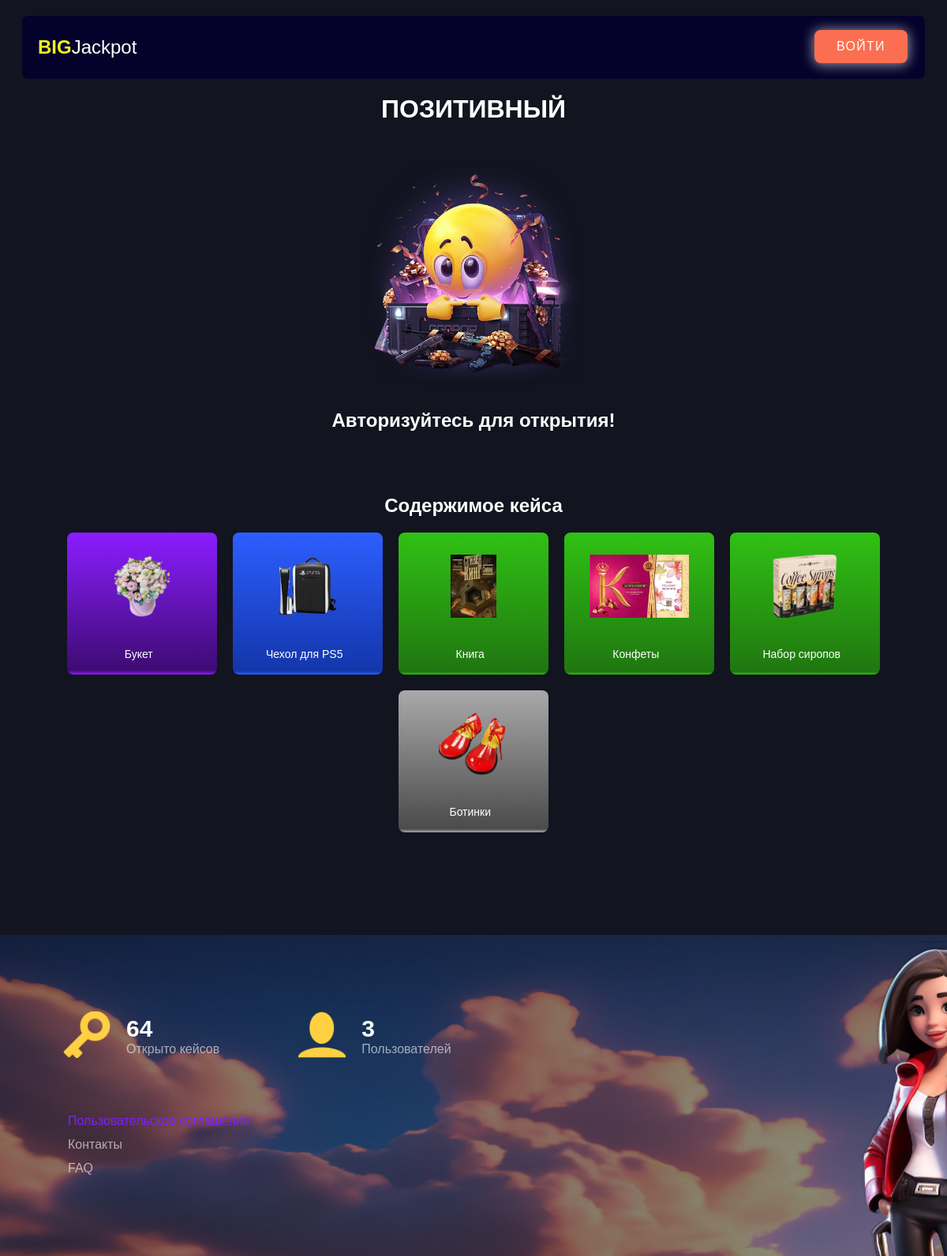
/case/3/, run on the app's committed database.
### case/models.py (models this page shows, shortened)
class Case(models.Model):
    name = models.CharField(max_length=100, verbose_name='Название кейса')
    img_certificates = ResizedImageField(
        verbose_name='Изображение', force_format="WEBP", quality=75, upload_to="case")
    categories = models.ManyToManyField(Category, related_name='cases', verbose_name='Категории')
    class Meta:
        verbose_name = 'Кейс'
        verbose_name_plural = 'Кейсы'

class Item(models.Model):
    name = models.CharField(max_length=100, verbose_name='Наименование')
    img = ResizedImageField(
        verbose_name='Изображение', force_format="WEBP", quality=75, upload_to="items")
    quantity = models.IntegerField(verbose_name='Количество')
    chance = models.FloatField(default=0.0, verbose_name='Шанс выпадения')
    cases = models.ManyToManyField(Case, related_name='items', verbose_name='Кейсы')
    rare = models.IntegerField(choices=[(i, i) for i in range(1, 7)], verbose_name='Редкость', default=1)
    users = models.ManyToManyField(User, through='UserItem')
    class Meta:
        verbose_name = 'Предмет'
        verbose_name_plural = 'Предметы'

### case/views.py (the view)
# urls.py: path('case/<int:id>/', case_page, name='news_detail'),
def case_page(request, id):
    case = get_object_or_404(Case, id=id)
    items = Item.objects.filter(cases=id).order_by('-rare')
    total_quantity = Item.objects.filter(cases=id).aggregate(total_quantity=Sum('quantity'))['total_quantity']
    data = {
        'title': case.name.upper(),
        'img_case': case.img_certificates,
        'items' : items,
        'case_items_count': total_quantity,
    }
    data['user_items'] = UserItem.objects.all().count()
    data['user_count'] = User.objects.all().count()
    return render(request, 'main/case.html', context=data)

### templates/main/case.html (shortened to what this page needs)
<!DOCTYPE html>
<html lang="en">
<head>
    {% load static %}
  <link rel="stylesheet" href="{% static 'case/style.css' %}">
  <link rel="stylesheet" type="text/css" href="{% static 'css/rare.css' %}">
  <link rel="stylesheet" type="text/css" href="{% static 'css/header.css' %}">
  <link rel="stylesheet" type="text/css" href="{% static 'css/style-button.css' %}">
  <link rel="stylesheet" type="text/css" href="{% static 'css/stylesHome.css' %}">
</head>
<body>
  {% include 'main/module/header.html' %}
  <div class="conteiner_rullete">
    <h1 class="title_case">{{ title }}</h1>
    <div class="case_im">
      <img class="case" src="{{ img_case.url }}" alt="case love">
    </div>
    <div class="app">
        <div class="content_start">
          {% if request.user.is_authenticated %}
            <p class="case-ended-message hidden">Предметы в этом кейсе кончились!</p>
            <button onclick="start()" class="start hidden">ОТКРЫТЬ</button>
          {% else %}
            <p class="not_user">Авторизуйтесь для открытия!</p>
          {% endif %}
        </div>
    </div>
    <div class="disply_items">
      <div class='mini_title'>
        <h2>Содержимое кейса</h2>
      </div>
      <div class="list_items_mini">
        <ul class="list_new_items">
          {% for item in items %}
            <li data-item="{{ item.name }}" class="list__item gradient_{{ item.rare }}">
              <div class="img_items">
                <img class='img_card' src="{{ item.img.url }}" alt="{{ item.name }}">
              </div>
              <div class="title_items">
                <p>{{ item.name }}</p>
              </div>
            </li>
          {% endfor %}
        </ul>
    </div>
    </div>
  </div>
  {% include 'main/module/footer.html' %}
</body>
</html>

### static/case/style.css (style rules this page uses)
* { margin: 0; padding: 0; font-family: sans-serif; box-sizing: content-box; }
body { min-height: 100vh; background: #12141F; color: white; }
.conteiner_rullete { display: flex; flex-direction: column; align-items: center; margin: 120px 0; }
.app { position: relative; width: 1022px; border-radius: 10px; }
.list__item { display: flex; flex-direction: column; align-items: center; }
.list__item p { font-size: 0.875rem; text-align: center; }
.case_im { display: flex; justify-content: center; }
.title_case { display:flex; justify-content: center; padding-bottom: 3%; }
.disply_items { display: flex; margin-top: 10vh; flex-direction: column }
.list_new_items { display: flex; flex-wrap: wrap; justify-content: center; padding-top: 10px; }
.list_new_items li { height: 180px; width: 190px; padding: 10px; margin: 10px; box-sizing: border-box; }
.mini_title { display: flex; justify-content: center; }
.list_items_mini { display: flex; width: 100%; max-width: 1051px; }
.title_items { align-items: center; display: flex; justify-content: space-between; margin-top: 10px; margin-right: 5%; margin-bottom: 5%; }
.img_items { margin-top: 18px; height: 200px; object-fit: cover; object-position: center; }
.case { width: 100%; height: 100%; max-width: 300px; }
.img_card { width: 100%; height: 100%; max-height: 80px; }
.content_start { display: flex; justify-content: center; margin-top: 26px; font-size: 24px; font-weight: 700; }

### static/css/rare.css (style rules this page uses)
.gradient, .gradient_6, .gradient_5,.gradient_4, .gradient_3,.gradient_2, .gradient_1 { width: 200px; height: 200px; border-radius: 8px; }
.gradient_4 { background: linear-gradient(0deg, #8b1dff 0%, #3e0b73 3%, #8b1dff 100%); }
.gradient_3 { background: linear-gradient(0deg, #2d5eff 0%, #1336ab 2.5%, #2d5eff 100%); }
.gradient_2 { background: linear-gradient(0deg, #30c114 0%, #207610 2%, #30c114 100%); }
.gradient_1 { background: linear-gradient(0deg, #a9a9a9 0%, #4b4b4b 2.5%, #a9a9a9 100%); }

### static/css/header.css (style rules this page uses)
body { margin: 0; }
h1 { text-transform: uppercase; color: white; }

### data on the page
Case: name "ПОЗИТИВНЫЙ"
Item: img (picture), name "Букет"
Item: img (picture), name "Чехол для PS5"
Item: img (picture), name "Книга"
Item: img (picture), name "Конфеты"
Item: img (picture), name "Набор сиропов"
Item: img (picture), name "Ботинки"

### other printed values
{{ user_items }} "64"
{{ user_count }} "3"
